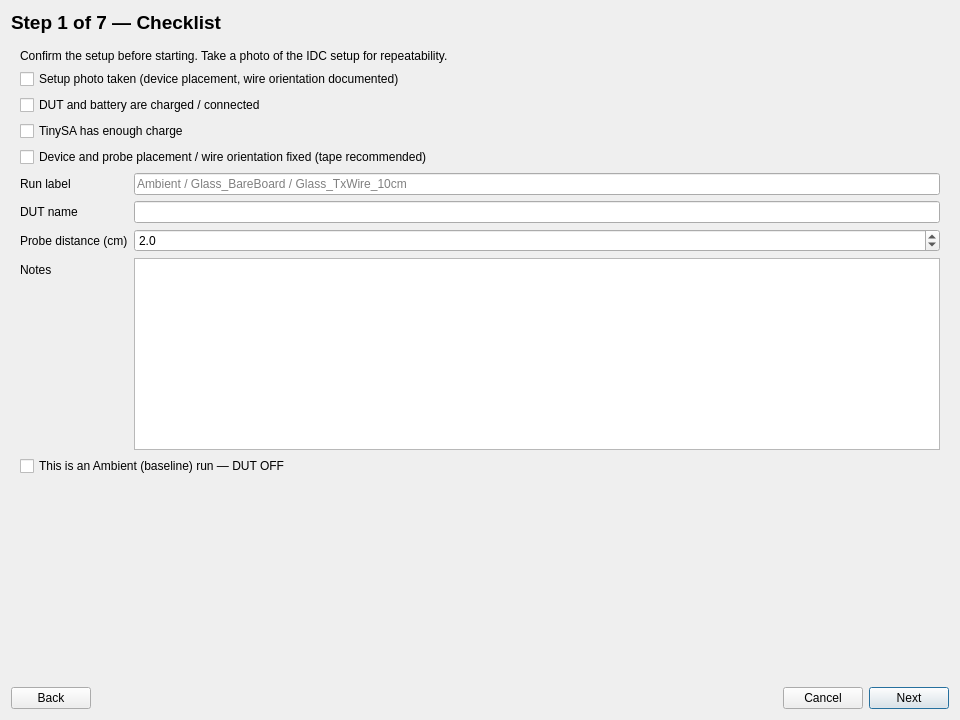
<?xml version="1.0" encoding="UTF-8"?>
<ui version="4.0">
 <class>FCCTest</class>
 <widget class="QDialog" name="FCCTest">
  <property name="geometry">
   <rect>
    <x>0</x>
    <y>0</y>
    <width>960</width>
    <height>720</height>
   </rect>
  </property>
  <property name="windowTitle">
   <string>FCC Near-Field Test</string>
  </property>
  <layout class="QVBoxLayout" name="mainLayout">
   <item>
    <widget class="QLabel" name="stepHeader">
     <property name="text">
      <string>Step 1 of 7 — Checklist</string>
     </property>
     <property name="styleSheet">
      <string>font-size: 14pt; font-weight: bold;</string>
     </property>
    </widget>
   </item>
   <item>
    <widget class="QStackedWidget" name="wizardStack">
     <!-- Page 0: Checklist -->
     <widget class="QWidget" name="pageChecklist">
      <layout class="QVBoxLayout" name="checklistLayout">
       <item>
        <widget class="QLabel" name="checklistIntro">
         <property name="text">
          <string>Confirm the setup before starting. Take a photo of the IDC setup for repeatability.</string>
         </property>
         <property name="wordWrap">
          <bool>true</bool>
         </property>
        </widget>
       </item>
       <item>
        <widget class="QCheckBox" name="chkPhoto">
         <property name="text">
          <string>Setup photo taken (device placement, wire orientation documented)</string>
         </property>
        </widget>
       </item>
       <item>
        <widget class="QCheckBox" name="chkDutCharged">
         <property name="text">
          <string>DUT and battery are charged / connected</string>
         </property>
        </widget>
       </item>
       <item>
        <widget class="QCheckBox" name="chkTinyCharged">
         <property name="text">
          <string>TinySA has enough charge</string>
         </property>
        </widget>
       </item>
       <item>
        <widget class="QCheckBox" name="chkPlacement">
         <property name="text">
          <string>Device and probe placement / wire orientation fixed (tape recommended)</string>
         </property>
        </widget>
       </item>
       <item>
        <layout class="QFormLayout" name="metaForm">
         <item row="0" column="0">
          <widget class="QLabel" name="lblRunLabel">
           <property name="text">
            <string>Run label</string>
           </property>
          </widget>
         </item>
         <item row="0" column="1">
          <widget class="QLineEdit" name="runLabel">
           <property name="placeholderText">
            <string>Ambient / Glass_BareBoard / Glass_TxWire_10cm</string>
           </property>
          </widget>
         </item>
         <item row="1" column="0">
          <widget class="QLabel" name="lblDut">
           <property name="text">
            <string>DUT name</string>
           </property>
          </widget>
         </item>
         <item row="1" column="1">
          <widget class="QLineEdit" name="dutName"/>
         </item>
         <item row="2" column="0">
          <widget class="QLabel" name="lblDistance">
           <property name="text">
            <string>Probe distance (cm)</string>
           </property>
          </widget>
         </item>
         <item row="2" column="1">
          <widget class="QDoubleSpinBox" name="distanceCm">
           <property name="decimals">
            <number>1</number>
           </property>
           <property name="minimum">
            <double>0.5</double>
           </property>
           <property name="maximum">
            <double>30.0</double>
           </property>
           <property name="value">
            <double>2.0</double>
           </property>
          </widget>
         </item>
         <item row="3" column="0">
          <widget class="QLabel" name="lblNotes">
           <property name="text">
            <string>Notes</string>
           </property>
          </widget>
         </item>
         <item row="3" column="1">
          <widget class="QPlainTextEdit" name="notes">
           <property name="maximumHeight">
            <number>80</number>
           </property>
          </widget>
         </item>
        </layout>
       </item>
       <item>
        <widget class="QCheckBox" name="ambientRun">
         <property name="text">
          <string>This is an Ambient (baseline) run — DUT OFF</string>
         </property>
        </widget>
       </item>
       <item>
        <spacer name="checklistSpacer">
         <property name="orientation">
          <enum>Qt::Vertical</enum>
         </property>
         <property name="sizeHint" stdset="0">
          <size>
           <width>20</width>
           <height>40</height>
          </size>
         </property>
        </spacer>
       </item>
      </layout>
     </widget>
     <!-- Page 1: Arm -->
     <widget class="QWidget" name="pageArm">
      <layout class="QVBoxLayout" name="armLayout">
       <item>
        <widget class="QLabel" name="armIntro">
         <property name="text">
          <string>Instrument settings per FCC near-field doc: Ultra mode (serial: ultra on; PIN 4321 is for on-device unlock only), span 15 MHz–1 GHz, RBW 30 kHz, Max Hold. Buffer is cleared (calc off) before each arm so runs do not mix. Stop the main Run/Stop sweep before Arming.</string>
         </property>
         <property name="wordWrap">
          <bool>true</bool>
         </property>
        </widget>
       </item>
       <item>
        <widget class="QLabel" name="armSettingsPreview">
         <property name="text">
          <string>ultra on | calc off | sweep 15e6–1e9 | rbw 30 | attenuate 0 | lna off | spur auto | calc maxh</string>
         </property>
         <property name="styleSheet">
          <string>font-family: monospace; background: #222; color: #0f0; padding: 8px;</string>
         </property>
        </widget>
       </item>
       <item>
        <layout class="QFormLayout" name="armForm">
         <item row="0" column="0">
          <widget class="QLabel" name="lblProbePath">
           <property name="text">
            <string>Probe / conversion</string>
           </property>
          </widget>
         </item>
         <item row="0" column="1">
          <widget class="QComboBox" name="probePath">
           <item>
            <property name="text">
             <string>TekBox E5 (−40 dB amp)</string>
            </property>
           </item>
           <item>
            <property name="text">
             <string>Schwarzbeck AF 20</string>
            </property>
           </item>
           <item>
            <property name="text">
             <string>Schwarzbeck AF 47</string>
            </property>
           </item>
          </widget>
         </item>
         <item row="1" column="0">
          <widget class="QLabel" name="lblAmpGain">
           <property name="text">
            <string>Amp gain (dB)</string>
           </property>
          </widget>
         </item>
         <item row="1" column="1">
          <widget class="QDoubleSpinBox" name="ampGainDb">
           <property name="decimals">
            <number>1</number>
           </property>
           <property name="minimum">
            <double>0.0</double>
           </property>
           <property name="maximum">
            <double>60.0</double>
           </property>
           <property name="value">
            <double>40.0</double>
           </property>
          </widget>
         </item>
         <item row="2" column="0">
          <widget class="QLabel" name="lblCarrier">
           <property name="text">
            <string>Carrier (MHz) for harmonic marks</string>
           </property>
          </widget>
         </item>
         <item row="2" column="1">
          <widget class="QDoubleSpinBox" name="carrierMhz">
           <property name="decimals">
            <number>1</number>
           </property>
           <property name="minimum">
            <double>1.0</double>
           </property>
           <property name="maximum">
            <double>100.0</double>
           </property>
           <property name="value">
            <double>20.0</double>
           </property>
          </widget>
         </item>
         <item row="3" column="0">
          <widget class="QLabel" name="lblHold">
           <property name="text">
            <string>Hold time (minutes)</string>
           </property>
          </widget>
         </item>
         <item row="3" column="1">
          <widget class="QSpinBox" name="holdMinutes">
           <property name="minimum">
            <number>1</number>
           </property>
           <property name="maximum">
            <number>15</number>
           </property>
           <property name="value">
            <number>3</number>
           </property>
          </widget>
         </item>
        </layout>
       </item>
       <item>
        <layout class="QHBoxLayout" name="armBtnRow">
         <item>
          <widget class="QPushButton" name="btnMeasureSweep">
           <property name="text">
            <string>Measure sweep time</string>
           </property>
          </widget>
         </item>
         <item>
          <widget class="QPushButton" name="btnArm">
           <property name="text">
            <string>Arm Max Hold</string>
           </property>
          </widget>
         </item>
         <item>
          <spacer name="armBtnSpacer">
           <property name="orientation">
            <enum>Qt::Horizontal</enum>
           </property>
           <property name="sizeHint" stdset="0">
            <size>
             <width>40</width>
             <height>20</height>
            </size>
           </property>
          </spacer>
         </item>
        </layout>
       </item>
       <item>
        <widget class="QLabel" name="armStatus">
         <property name="text">
          <string>Not armed yet.</string>
         </property>
         <property name="wordWrap">
          <bool>true</bool>
         </property>
        </widget>
       </item>
       <item>
        <spacer name="armSpacer">
         <property name="orientation">
          <enum>Qt::Vertical</enum>
         </property>
         <property name="sizeHint" stdset="0">
          <size>
           <width>20</width>
           <height>40</height>
          </size>
         </property>
        </spacer>
       </item>
      </layout>
     </widget>
     <!-- Page 2: Unplug -->
     <widget class="QWidget" name="pageUnplug">
      <layout class="QVBoxLayout" name="unplugLayout">
       <item>
        <widget class="QLabel" name="unplugIntro">
         <property name="text">
          <string>Disconnect the TinySA USB cable from the laptop now.
Leave the TinySA powered on and sweeping in Max Hold.
Do not touch the DUT / probe setup.</string>
         </property>
         <property name="alignment">
          <set>Qt::AlignCenter</set>
         </property>
         <property name="wordWrap">
          <bool>true</bool>
         </property>
         <property name="styleSheet">
          <string>font-size: 13pt;</string>
         </property>
        </widget>
       </item>
       <item>
        <widget class="QLabel" name="unplugStatus">
         <property name="text">
          <string>Waiting for USB disconnect…</string>
         </property>
         <property name="alignment">
          <set>Qt::AlignCenter</set>
         </property>
         <property name="styleSheet">
          <string>font-size: 12pt; color: orange;</string>
         </property>
        </widget>
       </item>
       <item>
        <spacer name="unplugSpacer">
         <property name="orientation">
          <enum>Qt::Vertical</enum>
         </property>
         <property name="sizeHint" stdset="0">
          <size>
           <width>20</width>
           <height>40</height>
          </size>
         </property>
        </spacer>
       </item>
      </layout>
     </widget>
     <!-- Page 3: Hold -->
     <widget class="QWidget" name="pageHold">
      <layout class="QVBoxLayout" name="holdLayout">
       <item>
        <widget class="QLabel" name="holdIntro">
         <property name="text">
          <string>Max Hold running on the TinySA. Leave the setup undisturbed.</string>
         </property>
         <property name="alignment">
          <set>Qt::AlignCenter</set>
         </property>
        </widget>
       </item>
       <item>
        <widget class="QLabel" name="countdownLabel">
         <property name="text">
          <string>03:00</string>
         </property>
         <property name="alignment">
          <set>Qt::AlignCenter</set>
         </property>
         <property name="styleSheet">
          <string>font-size: 48pt; font-weight: bold;</string>
         </property>
        </widget>
       </item>
       <item>
        <widget class="QProgressBar" name="holdProgress">
         <property name="minimum">
          <number>0</number>
         </property>
         <property name="maximum">
          <number>100</number>
         </property>
         <property name="value">
          <number>0</number>
         </property>
        </widget>
       </item>
       <item>
        <layout class="QHBoxLayout" name="holdBtnRow">
         <item>
          <spacer name="holdLeft">
           <property name="orientation">
            <enum>Qt::Horizontal</enum>
           </property>
           <property name="sizeHint" stdset="0">
            <size>
             <width>40</width>
             <height>20</height>
            </size>
           </property>
          </spacer>
         </item>
         <item>
          <widget class="QPushButton" name="btnAbortHold">
           <property name="text">
            <string>Abort hold</string>
           </property>
          </widget>
         </item>
         <item>
          <spacer name="holdRight">
           <property name="orientation">
            <enum>Qt::Horizontal</enum>
           </property>
           <property name="sizeHint" stdset="0">
            <size>
             <width>40</width>
             <height>20</height>
            </size>
           </property>
          </spacer>
         </item>
        </layout>
       </item>
       <item>
        <spacer name="holdSpacer">
         <property name="orientation">
          <enum>Qt::Vertical</enum>
         </property>
         <property name="sizeHint" stdset="0">
          <size>
           <width>20</width>
           <height>40</height>
          </size>
         </property>
        </spacer>
       </item>
      </layout>
     </widget>
     <!-- Page 4: Replug -->
     <widget class="QWidget" name="pageReplug">
      <layout class="QVBoxLayout" name="replugLayout">
       <item>
        <widget class="QLabel" name="replugIntro">
         <property name="text">
          <string>Hold complete. On the TinySA: PAUSE / freeze the display.
Then reconnect the USB cable to the laptop.</string>
         </property>
         <property name="alignment">
          <set>Qt::AlignCenter</set>
         </property>
         <property name="wordWrap">
          <bool>true</bool>
         </property>
         <property name="styleSheet">
          <string>font-size: 13pt;</string>
         </property>
        </widget>
       </item>
       <item>
        <widget class="QLabel" name="replugStatus">
         <property name="text">
          <string>Waiting for USB reconnect…</string>
         </property>
         <property name="alignment">
          <set>Qt::AlignCenter</set>
         </property>
         <property name="styleSheet">
          <string>font-size: 12pt; color: orange;</string>
         </property>
        </widget>
       </item>
       <item>
        <spacer name="replugSpacer">
         <property name="orientation">
          <enum>Qt::Vertical</enum>
         </property>
         <property name="sizeHint" stdset="0">
          <size>
           <width>20</width>
           <height>40</height>
          </size>
         </property>
        </spacer>
       </item>
      </layout>
     </widget>
     <!-- Page 5: Dump -->
     <widget class="QWidget" name="pageDump">
      <layout class="QVBoxLayout" name="dumpLayout">
       <item>
        <widget class="QLabel" name="dumpIntro">
         <property name="text">
          <string>Dumping max-hold trace from TinySA…</string>
         </property>
         <property name="alignment">
          <set>Qt::AlignCenter</set>
         </property>
        </widget>
       </item>
       <item>
        <widget class="QLabel" name="dumpStatus">
         <property name="text">
          <string></string>
         </property>
         <property name="alignment">
          <set>Qt::AlignCenter</set>
         </property>
         <property name="wordWrap">
          <bool>true</bool>
         </property>
         <property name="styleSheet">
          <string>font-size: 12pt;</string>
         </property>
        </widget>
       </item>
       <item>
        <spacer name="dumpSpacer">
         <property name="orientation">
          <enum>Qt::Vertical</enum>
         </property>
         <property name="sizeHint" stdset="0">
          <size>
           <width>20</width>
           <height>40</height>
          </size>
         </property>
        </spacer>
       </item>
      </layout>
     </widget>
     <!-- Page 6: Results -->
     <widget class="QWidget" name="pageResults">
      <layout class="QHBoxLayout" name="resultsLayout">
       <item>
        <layout class="QVBoxLayout" name="resultsLeft">
         <item>
          <widget class="PlotWidget" name="fccPlot" native="true">
           <property name="sizePolicy">
            <sizepolicy hsizetype="Expanding" vsizetype="Expanding">
             <horstretch>1</horstretch>
             <verstretch>1</verstretch>
            </sizepolicy>
           </property>
           <property name="minimumSize">
            <size>
             <width>500</width>
             <height>400</height>
            </size>
           </property>
          </widget>
         </item>
         <item>
          <widget class="QLabel" name="plotNote">
           <property name="text">
            <string>Note: FCC Class B line is the 3 m far-field limit; near-field probe data is for relative peak identification only.</string>
           </property>
           <property name="wordWrap">
            <bool>true</bool>
           </property>
          </widget>
         </item>
        </layout>
       </item>
       <item>
        <layout class="QVBoxLayout" name="resultsRight">
         <item>
          <widget class="QLabel" name="lblRuns">
           <property name="text">
            <string>Session runs</string>
           </property>
          </widget>
         </item>
         <item>
          <widget class="QListWidget" name="runList">
           <property name="minimumWidth">
            <number>200</number>
           </property>
          </widget>
         </item>
         <item>
          <widget class="QPushButton" name="btnNewRun">
           <property name="text">
            <string>New Run</string>
           </property>
          </widget>
         </item>
         <item>
          <widget class="QPushButton" name="btnExportExcel">
           <property name="text">
            <string>Export Excel</string>
           </property>
          </widget>
         </item>
         <item>
          <widget class="QPushButton" name="btnSavePng">
           <property name="text">
            <string>Save PNG</string>
           </property>
          </widget>
         </item>
         <item>
          <spacer name="resultsRightSpacer">
           <property name="orientation">
            <enum>Qt::Vertical</enum>
           </property>
           <property name="sizeHint" stdset="0">
            <size>
             <width>20</width>
             <height>40</height>
            </size>
           </property>
          </spacer>
         </item>
        </layout>
       </item>
      </layout>
     </widget>
    </widget>
   </item>
   <item>
    <layout class="QHBoxLayout" name="navLayout">
     <item>
      <widget class="QPushButton" name="btnBack">
       <property name="text">
        <string>Back</string>
       </property>
      </widget>
     </item>
     <item>
      <spacer name="navSpacer">
       <property name="orientation">
        <enum>Qt::Horizontal</enum>
       </property>
       <property name="sizeHint" stdset="0">
        <size>
         <width>40</width>
         <height>20</height>
        </size>
       </property>
      </spacer>
     </item>
     <item>
      <widget class="QPushButton" name="btnCancel">
       <property name="text">
        <string>Cancel</string>
       </property>
      </widget>
     </item>
     <item>
      <widget class="QPushButton" name="btnNext">
       <property name="text">
        <string>Next</string>
       </property>
       <property name="default">
        <bool>true</bool>
       </property>
      </widget>
     </item>
    </layout>
   </item>
  </layout>
 </widget>
 <customwidgets>
  <customwidget>
   <class>PlotWidget</class>
   <extends>QWidget</extends>
   <header location="global">pyqtgraph</header>
   <container>1</container>
  </customwidget>
 </customwidgets>
 <resources/>
 <connections/>
</ui>
